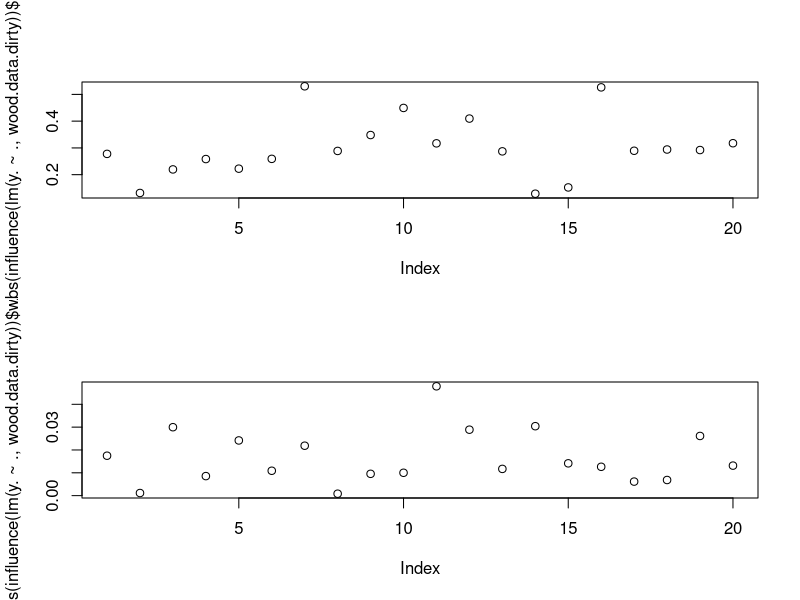
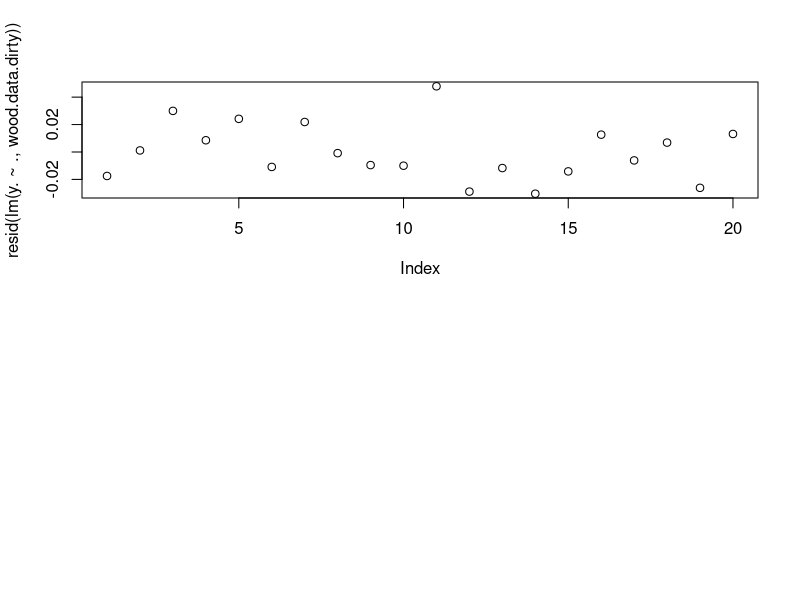

Here is the R script that generated these plots, in order:
wood.raw <- read.csv("woodtable2.csv")

remove.nas <- function (x) !all(is.na(x))
                                
wood.clean <- subset(Filter(remove.nas, wood.raw), select = -c(X))

wood.data <- subset(wood.clean, select = -c(LS, LMS))

# remove artifically added "dirty" rows
wood.data.og <- wood.data[-c(4, 6, 8, 19), ]
wood.data.dirty <- wood.data
wood.data.lowlev.1 <- wood.data[-c(8), ]
wood.data.lowlev.2 <- wood.data[-c(4, 6, 8), ]
wood.data.lowlev.alt <- wood.data[-c(19), ]

lm(y. ~ ., wood.data.og)
lm(y. ~ ., wood.data.dirty)
lm(y. ~ ., wood.data.lowlev.1)
lm(y. ~ ., wood.data.lowlev.2)
lm(y. ~ ., wood.data.lowlev.alt)

# Why are these not correlated??? I understand that the basic diagnotistics is looking
# for points with high leverage AND high residuals (outliers), but why are they not
# correlated? How is leverage really related to the residual? And how do they both
# relate to "variance"??
layout(1:2)
plot(abs(influence(lm(y. ~ ., wood.data.dirty))$hat))
plot(abs(influence(lm(y. ~ ., wood.data.dirty))$wt.res))
plot(resid(lm(y. ~ ., wood.data.dirty)))

# calc hat
X <- data.matrix(subset(wood.data.dirty, select = -c(y.)))
hat <- X %*% solve(t(X) %*% X) %*% t(X)
head(hat)
influence(lm(y. ~ ., wood.data.dirty))$hat
